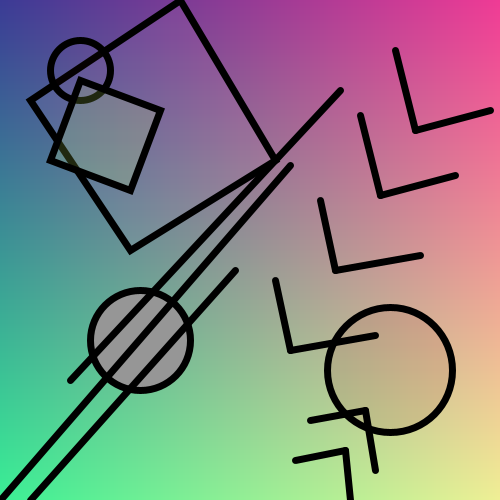
Frame 1 (no input)
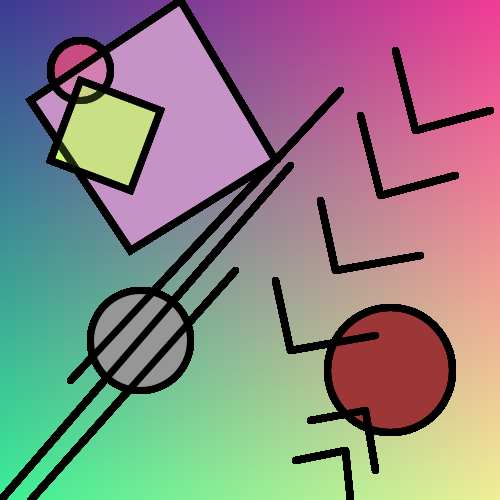
Frame 60 (the mouse pressed at the canvas centre just before this capture)
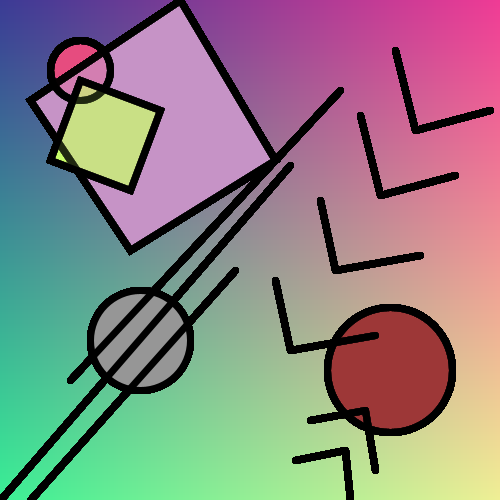
Frame 120 (the mouse held since frame 60 and released just before this capture)

The Processing sketch that drew these frames (run headless with seeded random() and noise(); from frame 60 on, the mouse is pressed at the canvas centre):

// Processing sketch: processing_55987
// ── processing_55987.pde

void setup() {
  size(500, 500);
  colorMode (RGB, 500);
  //background(134); //background colour
  
  //set background colour
  for (int i = 0; i < 500; i++) {
    for (int j = 0; j < 500; j++) {
      stroke (i, j, 250);
      point(i, j);
    }
  }
  
  smooth(); //so that the image is not pixelated
  
  stroke(0);
  strokeWeight(7);
}

void draw() {
  
  // point(34, 82);
  
  color c1 = color(#969696);
  fill(c1);
  ellipse(140, 340, 100, 100); //circle medium - bottom left
  
  color c2 = color(#993333, 60);
  fill(c2);
  ellipse(390, 370, 125, 125); //circle large - bottom right
  
  color c3 = color(#cc99cc, 40);
  fill(c3);
  quad(30, 100, 180, 0, 275, 160, 130, 250); //large square
  
  color c4 = color(#ff3366, 10);
  fill(c4);
  ellipse(80, 70, 60, 60); //circle small - top left
  
  color c5 = color(#ccff66, 80);
  fill(c5);
  quad(80, 80, 50, 160, 130, 190, 160, 110); // small square

  line(70, 380, 340, 90); //first diagonal line from left
  line(0, 500, 290, 165); //second diagonal line from left
  line(30, 500, 235, 270); //third diagonal line from left
  
  
  //set of arrows from bottom upwards
  
  line(295, 460, 345, 450); //horizontal
  line(345, 450, 350, 500); //vertical
  
  line(310, 420, 365, 410); //horizontal
  line(365, 410, 375, 470); //vertical
  
  
  //set of arrows from top downwards
  
  line(395, 50, 415, 130); //vertical
  line(415, 130, 490, 110); //horizontal
  
  line(360, 115, 380, 195); //vertical
  line(380, 195, 455, 175); //horizontal
  
  line(320, 200, 335, 270); //vertical
  line(335, 270, 420, 255); //horizontal
  
  line(275, 280, 290, 350); //vertical
  line(290, 350, 375, 335); //horizontal
}
